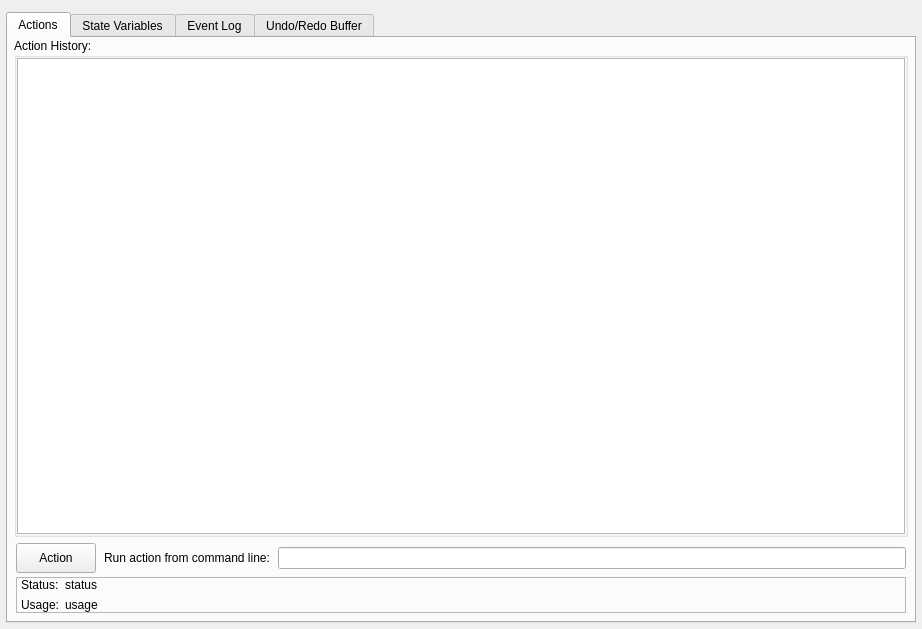
<?xml version="1.0" encoding="UTF-8"?>
<ui version="4.0">
 <class>F_CONTROLLER</class>
 <widget class="QDialog" name="F_CONTROLLER">
  <property name="geometry">
   <rect>
    <x>0</x>
    <y>0</y>
    <width>922</width>
    <height>629</height>
   </rect>
  </property>
  <property name="windowTitle">
   <string>Seg3D 2.0 - Controller</string>
  </property>
  <layout class="QVBoxLayout" name="verticalLayout_2">
   <property name="spacing">
    <number>0</number>
   </property>
   <property name="leftMargin">
    <number>6</number>
   </property>
   <property name="topMargin">
    <number>12</number>
   </property>
   <property name="rightMargin">
    <number>6</number>
   </property>
   <property name="bottomMargin">
    <number>6</number>
   </property>
   <item>
    <widget class="QTabWidget" name="TW_CONTROLLER">
     <property name="currentIndex">
      <number>0</number>
     </property>
     <property name="usesScrollButtons">
      <bool>false</bool>
     </property>
     <property name="documentMode">
      <bool>false</bool>
     </property>
     <property name="movable">
      <bool>true</bool>
     </property>
     <widget class="QWidget" name="TAB_ACTION_HISTORY">
      <attribute name="title">
       <string notr="true">Actions</string>
      </attribute>
      <layout class="QVBoxLayout" name="verticalLayout">
       <property name="spacing">
        <number>0</number>
       </property>
       <property name="leftMargin">
        <number>6</number>
       </property>
       <property name="topMargin">
        <number>0</number>
       </property>
       <property name="rightMargin">
        <number>6</number>
       </property>
       <property name="bottomMargin">
        <number>6</number>
       </property>
       <item>
        <widget class="QGroupBox" name="groupBox">
         <property name="title">
          <string>Action History:</string>
         </property>
         <layout class="QHBoxLayout" name="horizontalLayout_2">
          <property name="spacing">
           <number>0</number>
          </property>
          <property name="leftMargin">
           <number>0</number>
          </property>
          <property name="topMargin">
           <number>0</number>
          </property>
          <property name="rightMargin">
           <number>0</number>
          </property>
          <property name="bottomMargin">
           <number>0</number>
          </property>
          <item>
           <widget class="QTableView" name="TV_ACTION_HISTORY">
            <property name="contextMenuPolicy">
             <enum>Qt::CustomContextMenu</enum>
            </property>
            <property name="frameShape">
             <enum>QFrame::StyledPanel</enum>
            </property>
            <property name="editTriggers">
             <set>QAbstractItemView::NoEditTriggers</set>
            </property>
            <property name="showDropIndicator" stdset="0">
             <bool>false</bool>
            </property>
            <property name="alternatingRowColors">
             <bool>true</bool>
            </property>
            <property name="selectionMode">
             <enum>QAbstractItemView::SingleSelection</enum>
            </property>
            <property name="showGrid">
             <bool>false</bool>
            </property>
            <property name="gridStyle">
             <enum>Qt::NoPen</enum>
            </property>
            <property name="wordWrap">
             <bool>false</bool>
            </property>
            <property name="cornerButtonEnabled">
             <bool>false</bool>
            </property>
            <attribute name="horizontalHeaderDefaultSectionSize">
             <number>2</number>
            </attribute>
            <attribute name="horizontalHeaderMinimumSectionSize">
             <number>2</number>
            </attribute>
            <attribute name="horizontalHeaderStretchLastSection">
             <bool>true</bool>
            </attribute>
            <attribute name="verticalHeaderVisible">
             <bool>false</bool>
            </attribute>
            <attribute name="verticalHeaderHighlightSections">
             <bool>false</bool>
            </attribute>
            <attribute name="verticalHeaderMinimumSectionSize">
             <number>12</number>
            </attribute>
           </widget>
          </item>
         </layout>
        </widget>
       </item>
       <item>
        <widget class="QFrame" name="frame">
         <property name="frameShape">
          <enum>QFrame::NoFrame</enum>
         </property>
         <property name="frameShadow">
          <enum>QFrame::Raised</enum>
         </property>
         <layout class="QVBoxLayout" name="verticalLayout_3">
          <property name="spacing">
           <number>0</number>
          </property>
          <property name="leftMargin">
           <number>2</number>
          </property>
          <property name="topMargin">
           <number>2</number>
          </property>
          <property name="rightMargin">
           <number>2</number>
          </property>
          <property name="bottomMargin">
           <number>2</number>
          </property>
          <item>
           <widget class="QWidget" name="widget_2" native="true">
            <layout class="QHBoxLayout" name="horizontalLayout_3">
             <property name="spacing">
              <number>8</number>
             </property>
             <property name="leftMargin">
              <number>0</number>
             </property>
             <property name="topMargin">
              <number>4</number>
             </property>
             <property name="rightMargin">
              <number>0</number>
             </property>
             <property name="bottomMargin">
              <number>4</number>
             </property>
             <item>
              <widget class="QPushButton" name="TB_ACTION">
               <property name="minimumSize">
                <size>
                 <width>0</width>
                 <height>30</height>
                </size>
               </property>
               <property name="focusPolicy">
                <enum>Qt::NoFocus</enum>
               </property>
               <property name="text">
                <string>Action</string>
               </property>
              </widget>
             </item>
             <item>
              <widget class="QLabel" name="label">
               <property name="minimumSize">
                <size>
                 <width>0</width>
                 <height>20</height>
                </size>
               </property>
               <property name="text">
                <string>Run action from command line:</string>
               </property>
              </widget>
             </item>
             <item>
              <widget class="QLineEdit" name="LE_EDIT_ACTION"/>
             </item>
            </layout>
           </widget>
          </item>
          <item>
           <widget class="QFrame" name="frame_2">
            <property name="frameShape">
             <enum>QFrame::StyledPanel</enum>
            </property>
            <layout class="QGridLayout" name="gridLayout">
             <property name="leftMargin">
              <number>4</number>
             </property>
             <property name="topMargin">
              <number>0</number>
             </property>
             <property name="rightMargin">
              <number>4</number>
             </property>
             <property name="bottomMargin">
              <number>0</number>
             </property>
             <item row="0" column="0">
              <widget class="QLabel" name="label_3">
               <property name="text">
                <string>Status:</string>
               </property>
              </widget>
             </item>
             <item row="0" column="1">
              <widget class="QLabel" name="L_ACTION_STATUS">
               <property name="sizePolicy">
                <sizepolicy hsizetype="MinimumExpanding" vsizetype="Preferred">
                 <horstretch>0</horstretch>
                 <verstretch>0</verstretch>
                </sizepolicy>
               </property>
               <property name="text">
                <string>status</string>
               </property>
               <property name="alignment">
                <set>Qt::AlignLeading|Qt::AlignLeft|Qt::AlignTop</set>
               </property>
               <property name="wordWrap">
                <bool>true</bool>
               </property>
              </widget>
             </item>
             <item row="1" column="0">
              <widget class="QLabel" name="label_4">
               <property name="text">
                <string>Usage:</string>
               </property>
              </widget>
             </item>
             <item row="1" column="1">
              <widget class="QLabel" name="L_ACTION_USAGE">
               <property name="sizePolicy">
                <sizepolicy hsizetype="MinimumExpanding" vsizetype="Preferred">
                 <horstretch>0</horstretch>
                 <verstretch>0</verstretch>
                </sizepolicy>
               </property>
               <property name="text">
                <string>usage</string>
               </property>
              </widget>
             </item>
            </layout>
           </widget>
          </item>
         </layout>
        </widget>
       </item>
      </layout>
     </widget>
     <widget class="QWidget" name="TAB_STATE_ENGINE">
      <attribute name="title">
       <string>State Variables</string>
      </attribute>
      <layout class="QVBoxLayout" name="verticalLayout_4">
       <property name="leftMargin">
        <number>5</number>
       </property>
       <property name="topMargin">
        <number>5</number>
       </property>
       <property name="rightMargin">
        <number>5</number>
       </property>
       <property name="bottomMargin">
        <number>5</number>
       </property>
       <item>
        <widget class="QTableView" name="TV_STATE_ENGINE">
         <property name="horizontalScrollBarPolicy">
          <enum>Qt::ScrollBarAlwaysOff</enum>
         </property>
         <property name="alternatingRowColors">
          <bool>true</bool>
         </property>
         <property name="selectionMode">
          <enum>QAbstractItemView::SingleSelection</enum>
         </property>
         <property name="showGrid">
          <bool>false</bool>
         </property>
         <property name="gridStyle">
          <enum>Qt::NoPen</enum>
         </property>
         <attribute name="horizontalHeaderStretchLastSection">
          <bool>true</bool>
         </attribute>
         <attribute name="verticalHeaderVisible">
          <bool>false</bool>
         </attribute>
         <attribute name="verticalHeaderMinimumSectionSize">
          <number>12</number>
         </attribute>
        </widget>
       </item>
      </layout>
     </widget>
     <widget class="QWidget" name="TAB_EVENT_LOG">
      <attribute name="title">
       <string>Event Log</string>
      </attribute>
      <layout class="QVBoxLayout" name="verticalLayout_6">
       <property name="leftMargin">
        <number>5</number>
       </property>
       <property name="topMargin">
        <number>5</number>
       </property>
       <property name="rightMargin">
        <number>5</number>
       </property>
       <property name="bottomMargin">
        <number>5</number>
       </property>
       <item>
        <widget class="QTableView" name="TV_LOG_HISTORY">
         <property name="frameShadow">
          <enum>QFrame::Sunken</enum>
         </property>
         <property name="editTriggers">
          <set>QAbstractItemView::NoEditTriggers</set>
         </property>
         <property name="alternatingRowColors">
          <bool>true</bool>
         </property>
         <property name="selectionMode">
          <enum>QAbstractItemView::NoSelection</enum>
         </property>
         <property name="showGrid">
          <bool>false</bool>
         </property>
         <property name="cornerButtonEnabled">
          <bool>false</bool>
         </property>
         <attribute name="horizontalHeaderStretchLastSection">
          <bool>true</bool>
         </attribute>
         <attribute name="verticalHeaderVisible">
          <bool>false</bool>
         </attribute>
         <attribute name="verticalHeaderHighlightSections">
          <bool>false</bool>
         </attribute>
         <attribute name="verticalHeaderMinimumSectionSize">
          <number>12</number>
         </attribute>
        </widget>
       </item>
      </layout>
     </widget>
     <widget class="QWidget" name="tab">
      <attribute name="title">
       <string>Undo/Redo Buffer</string>
      </attribute>
      <layout class="QVBoxLayout" name="verticalLayout_5">
       <property name="leftMargin">
        <number>6</number>
       </property>
       <property name="topMargin">
        <number>6</number>
       </property>
       <property name="rightMargin">
        <number>6</number>
       </property>
       <property name="bottomMargin">
        <number>6</number>
       </property>
       <item>
        <widget class="QLabel" name="label_2">
         <property name="text">
          <string>Undo Buffer:</string>
         </property>
        </widget>
       </item>
       <item>
        <widget class="QTableView" name="TV_UNDOBUFFER">
         <property name="frameShadow">
          <enum>QFrame::Sunken</enum>
         </property>
         <property name="editTriggers">
          <set>QAbstractItemView::NoEditTriggers</set>
         </property>
         <property name="alternatingRowColors">
          <bool>true</bool>
         </property>
         <property name="selectionMode">
          <enum>QAbstractItemView::SingleSelection</enum>
         </property>
         <property name="showGrid">
          <bool>false</bool>
         </property>
         <property name="cornerButtonEnabled">
          <bool>false</bool>
         </property>
         <attribute name="horizontalHeaderStretchLastSection">
          <bool>true</bool>
         </attribute>
         <attribute name="verticalHeaderVisible">
          <bool>false</bool>
         </attribute>
         <attribute name="verticalHeaderHighlightSections">
          <bool>false</bool>
         </attribute>
         <attribute name="verticalHeaderMinimumSectionSize">
          <number>12</number>
         </attribute>
        </widget>
       </item>
       <item>
        <widget class="QLabel" name="label_5">
         <property name="text">
          <string>Redo Buffer:</string>
         </property>
        </widget>
       </item>
       <item>
        <widget class="QTableView" name="TV_REDOBUFFER">
         <property name="frameShadow">
          <enum>QFrame::Sunken</enum>
         </property>
         <property name="editTriggers">
          <set>QAbstractItemView::NoEditTriggers</set>
         </property>
         <property name="alternatingRowColors">
          <bool>true</bool>
         </property>
         <property name="selectionMode">
          <enum>QAbstractItemView::SingleSelection</enum>
         </property>
         <property name="showGrid">
          <bool>false</bool>
         </property>
         <property name="cornerButtonEnabled">
          <bool>false</bool>
         </property>
         <attribute name="horizontalHeaderStretchLastSection">
          <bool>true</bool>
         </attribute>
         <attribute name="verticalHeaderVisible">
          <bool>false</bool>
         </attribute>
         <attribute name="verticalHeaderHighlightSections">
          <bool>false</bool>
         </attribute>
         <attribute name="verticalHeaderMinimumSectionSize">
          <number>12</number>
         </attribute>
        </widget>
       </item>
      </layout>
     </widget>
    </widget>
   </item>
  </layout>
 </widget>
 <resources/>
 <connections/>
</ui>
